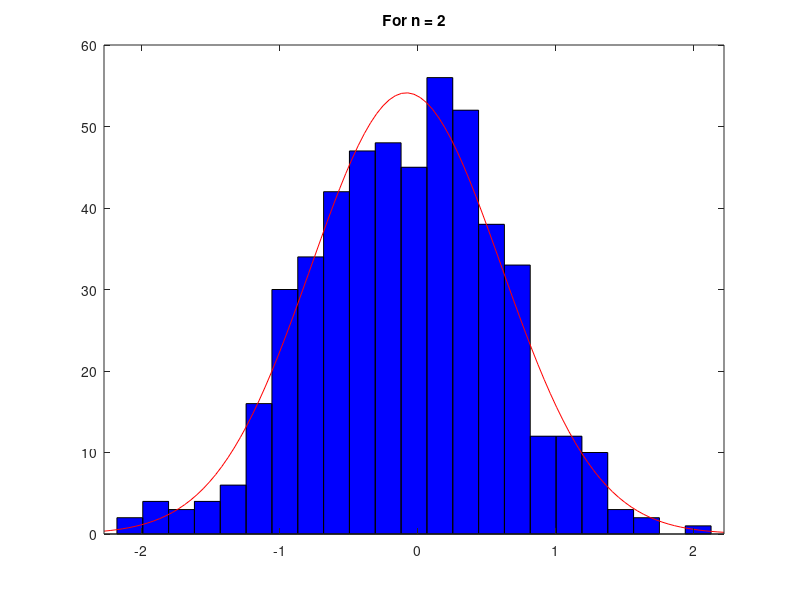
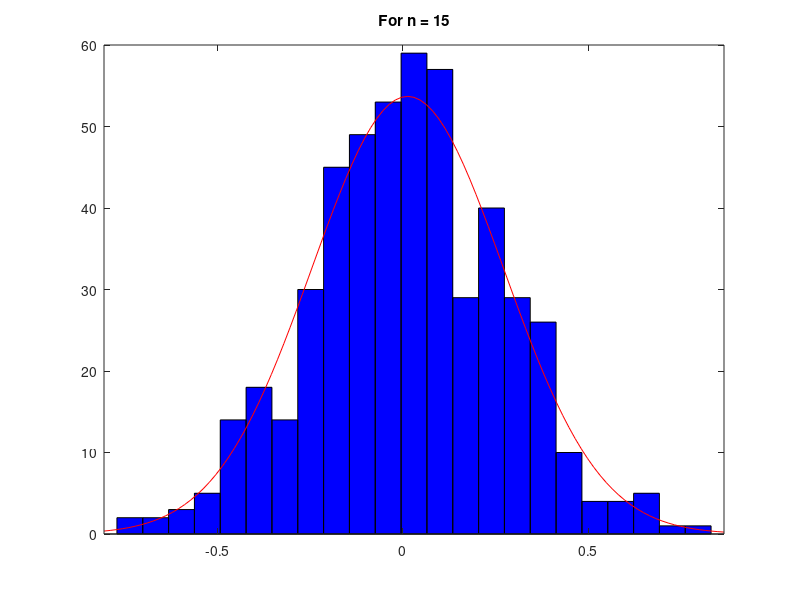
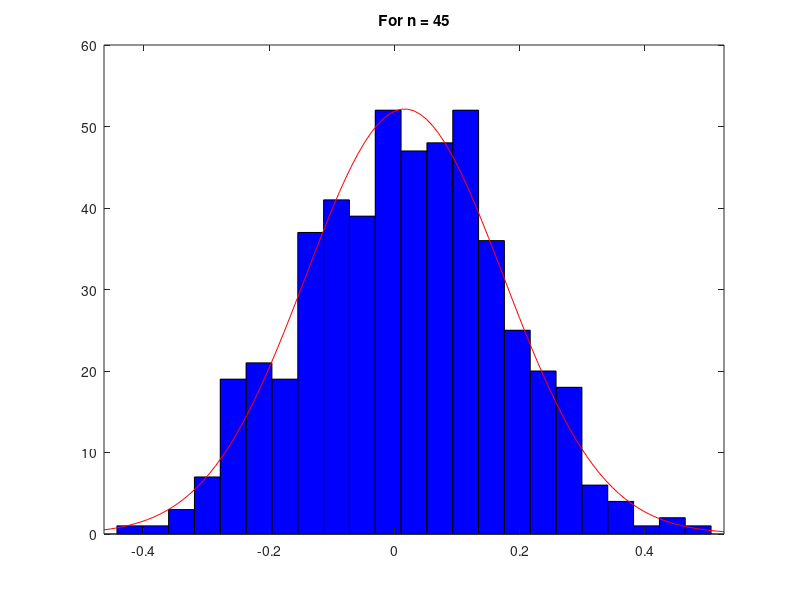

These figures' MATLAB source, in order:
title_string = 'For n = %d\n';
mean_string = 'the mean of sample means is %0.5f\n';
var_string = 'the variance of sample means is %0.5f\n';


for n = [2, 15, 45];
    % Generate 500 random samples of size n: 
    x = randn(n, 500);
    % Get the mean of each sample:
    xbar = mean(x);
   
    % Do a histogram with superimposed normal density.
    figure;
    histfit(xbar);
    title(sprintf(title_string,n));
    
    % Print out statistics from sample means
    fprintf(title_string, n);
    fprintf(mean_string, mean(xbar));
    fprintf(var_string, var(xbar));
end


